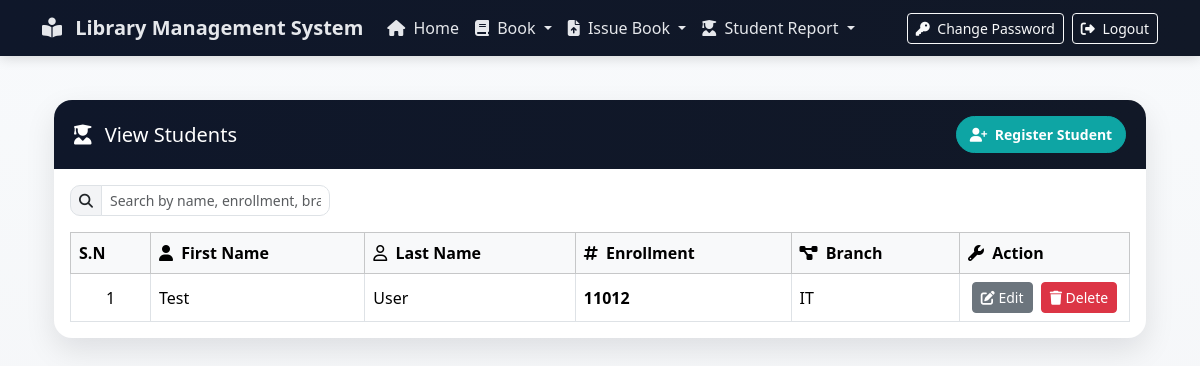
The page /viewstudent/ (signed in) on the database its author committed.
### library/models.py (models this page shows, shortened)
class Studentinfo(models.Model):
    user=models.ForeignKey(User,on_delete=models.CASCADE,null=True)
    rollNo=models.CharField(max_length=100,null=True)
    branch=models.CharField(max_length=100,null=True)

### library/views.py (the view)
# urls.py: path('viewstudent/',viewstudent, name='viewstudent'),
def viewstudent(request):
    if not request.user.is_authenticated:
        return redirect('loginadmin')
    order1 = Studentinfo.objects.all()
    d = {'data1':order1}
    return render(request,'viewstudent.html',d)

### library/templates/viewstudent.html (shortened to what this page needs)
{% extends 'navigation.html' %}
{% load static %}
{% block body %}
<div class="container py-4">
  <div class="card card-shell">
    <div class="card-header-brand d-flex flex-wrap align-items-center gap-2">
      <h5 class="mb-0"><i class="fa-solid fa-user-graduate me-2"></i> View Students</h5>
      <div class="ms-auto d-flex gap-2">
        <a href="{% url 'registerstudent' %}" class="btn btn-brand btn-sm">
          <i class="fa-solid fa-user-plus me-1"></i> Register Student
        </a>
      </div>
    </div>
    <div class="card-body">
      <div class="row g-3 align-items-center justify-content-between mb-3">
        <div class="col-12 col-md-auto">
          <div class="input-group input-group-sm search-wrap" style="min-width:260px;">
            <span class="input-group-text"><i class="fa-solid fa-magnifying-glass"></i></span>
            <input id="tableSearch" type="text" class="form-control" placeholder="Search by name, enrollment, branch…">
          </div>
        </div>
      </div>
      <div class="table-responsive">
        <table id="studentsTable" class="table table-hover table-bordered align-middle mb-0">
          <thead class="table-light">
            <tr>
              <th style="width:80px;">S.N</th>
              <th><i class="fa-solid fa-user me-1"></i> First Name</th>
              <th><i class="fa-regular fa-user me-1"></i> Last Name</th>
              <th><i class="fa-solid fa-hashtag me-1"></i> Enrollment</th>
              <th><i class="fa-solid fa-diagram-project me-1"></i> Branch</th>
              <th style="width:170px;"><i class="fa-solid fa-wrench me-1"></i> Action</th>
            </tr>
          </thead>
          <tbody>
            {% for i in data1 %}
            <tr>
              <td class="text-center">{{ forloop.counter }}</td>
              <td>{{ i.user.first_name }}</td>
              <td>{{ i.user.last_name }}</td>
              <td class="fw-semibold">{{ i.rollNo }}</td>
              <td>{{ i.branch }}</td>
              <td class="text-center">
                <a href="{% url 'editstudent' i.id %}" class="btn btn-sm btn-secondary me-1">
                  <i class="fa-solid fa-pen-to-square"></i> Edit
                </a>
                <a href="{% url 'deletestudent' i.id %}" class="btn btn-sm btn-danger confirm-delete"
                   data-delete-url="{% url 'deletestudent' i.id %}">
                  <i class="fa-solid fa-trash"></i> Delete
                </a>
              </td>
            </tr>
            {% empty %}
            <tr>
              <td colspan="6" class="text-center py-4 text-muted">
                <i class="fa-regular fa-face-frown me-1"></i> No students found.
              </td>
            </tr>
            {% endfor %}
          </tbody>
        </table>
      </div>
    </div>
  </div>
</div>
{% endblock %}

### library/templates/navigation.html (style rules this page uses)
:root { --brand-bg: #0f172a; --brand-primary: #0ea5a4; --brand-accent: #f59e0b; }
html, body { min-height: 100%; background: linear-gradient(180deg,#f8fafc 0%, #f3f4f6 100%); }
.btn-brand { --bs-btn-padding-x: .9rem; --bs-btn-padding-y: .45rem; --bs-btn-font-weight: 600; --bs-btn-border-radius: 999px; --bs-btn-color:#fff; --bs-btn-bg: var(--brand-primary); --bs-btn-border-color: var(--brand-primary); --bs-btn-hover-color:#fff; --bs-btn-hover-bg:#0c8f8e; --bs-btn-hover-border-color:#0c8f8e; --bs-btn-active-color:#fff; --bs-btn-active-bg:#0b7f7e; --bs-btn-active-border-color:#0b7f7e; --bs-btn-focus-shadow-rgb: 14,165,164; }

### library/templates/viewstudent.html (style rules this page uses)
.card-shell { border:0; border-radius:18px; background:#fff; box-shadow:0 12px 30px rgba(2,6,23,.10); overflow:hidden; }
.card-header-brand { background: linear-gradient(90deg, var(--brand-bg, #0f172a), #111827); color:#fff; padding:16px 20px; }
.search-wrap .input-group-text { background:#f3f4f6; }
.search-wrap .form-control, .search-wrap .input-group-text { border-radius:10px; }
.btn-brand { --bs-btn-padding-x:.8rem; --bs-btn-padding-y:.45rem; --bs-btn-font-weight:600; --bs-btn-border-radius:999px; --bs-btn-color:#fff; --bs-btn-bg: var(--brand-primary,#0ea5a4); --bs-btn-border-color: var(--brand-primary,#0ea5a4); --bs-btn-hover-color:#fff; --bs-btn-hover-bg:#0c8f8e; --bs-btn-hover-border-color:#0c8f8e; }

### rows shown on the page
Studentinfo: user.first_name "Test", user.last_name "User", rollNo "11012", branch "IT"
